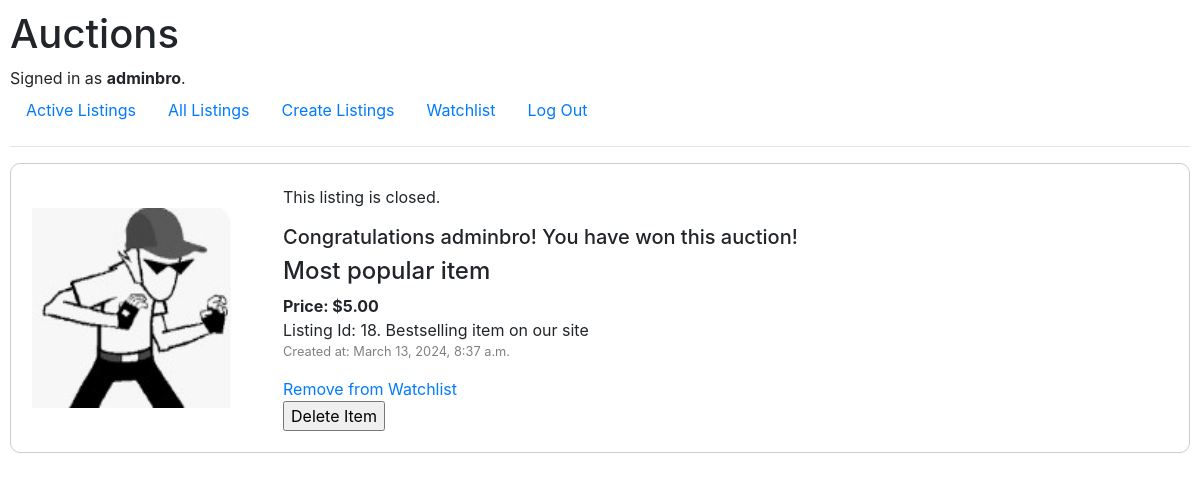
The app's page /auctions/listing/18/ (signed in) with its own data.
### auctions/models.py (models this page shows, shortened)
class User(AbstractUser):
    pass

class Listing(models.Model):
    user = models.ForeignKey(User, on_delete=models.CASCADE)
    title = models.TextField(max_length=64)
    text = models.TextField(max_length=512)
    start_bid = models.DecimalField(max_digits=10, decimal_places=2, validators=[MinValueValidator(0)])
    image = models.ImageField(upload_to='listing_images/', validators=[validate_image_size], blank=True, null=True)
    created_at = models.DateTimeField(auto_now_add=True)
    updated_at = models.DateTimeField(auto_now=True)
    current_highest_bid = models.DecimalField(max_digits=10, decimal_places=2, default=0)
    is_active = models.BooleanField(default=True)
    winner = models.ForeignKey(User, on_delete=models.SET_NULL, null=True, blank=True, related_name='won_listings')

### auctions/views.py (the view)
# urls.py: path("auctions/listing/<int:pk>/", views.listing_detail, name="listing_detail"),
def listing_detail(request, pk):
    listing = get_object_or_404(Listing, pk=pk)
    watchlist_items = Watchlist.objects.filter(user=request.user, listing=listing)
    return render(request, 'auctions/listing/listing_detail.html', {'listing': listing, 'watchlist_items': watchlist_items})

### auctions/templates/auctions/listing/listing_detail.html (shortened to what this page needs)
{% extends "auctions/layout.html" %}
{% block body %}
<div class="listing_container">
        <table>
        <td>{% if listing.image %}
                <img src="{{ listing.image.url }}" style="width: 200px; height: 200px;" alt="Listing Image" class="img-fluid"><br>
                {% endif %}
        </td>
        <td class="table_margin">
                {% if user.is_authenticated %}
                    {% if not listing.is_active %}
                        <p>This listing is closed.</p>
                        {% if user == listing.winner %}
                            <h5>Congratulations {{ listing.winner.username }}! You have won this auction!</h5>
                        {% else %}
                            <p>Sorry, you did not win this auction.</p>
                        {% endif %}
                    {% endif %}
                {% endif %}
                <h4>{{ listing.title }}</h4>
                <b>Price: ${{ listing.start_bid }}</b></br>
                Listing Id: {{ listing.id }}. {{ listing.text }}<br>
                <p class="created_at">Created at: {{ listing.created_at }}</p>
                {% if user.is_authenticated %}
                        {% if watchlist_items %}
                                <a href="{% url 'remove_from_watchlist' listing.pk %}">Remove from Watchlist</a>
                        {% else %}
                                <a href="{% url 'add_to_watchlist' listing.pk %}">Add to Watchlist</a>
                        {% endif %}
                {% endif %}
                <form method="post" action="{% url 'delete_listing' listing.pk %}">
                        <input type="submit" value="Delete Item">
                </form>
        </td>
        </table>
        </div><br>
{% endblock %}

### auctions/templates/auctions/layout.html (shortened to what this page needs)
{% load static %}
<!DOCTYPE html>
<html lang="en">
    <head>
        <link rel="stylesheet" href="https://stackpath.bootstrapcdn.com/bootstrap/4.4.1/css/bootstrap.min.css">
        <link href="{% static 'auctions/styles.css' %}" rel="stylesheet">
    </head>
    <body>
        <h1>Auctions</h1>
        <div>
            {% if user.is_authenticated %}
                Signed in as <strong>{{ user.username }}</strong>.
            {% else %}
                Not signed in.
            {% endif %}
        </div>
        <ul class="nav">
            <li class="nav-item">
                <a class="nav-link" href="{% url 'index' %}">Active Listings</a>
            </li>
            <li class="nav-item">
                <a class="nav-link" href="{% url 'all_listing' %}">All Listings</a>
            </li>
            <li class="nav-item">
                <a class="nav-link" href="{% url 'create_listing' %}">Create Listings</a>
            </li>
            {% if user.is_authenticated %}
            <li class="nav-item">
                <a class="nav-link" href="{% url 'watchlist_page' %}">Watchlist</a>
            </li>
                <li class="nav-item">
                    <a class="nav-link" href="{% url 'logout' %}">Log Out</a>
                </li>
            {% endif %}
        </ul>
        <hr>
        {% block body %}
        {% endblock %}
    </body>
</html>

### auctions/static/auctions/styles.css (style rules this page uses)
body { padding: 10px; }
.listing_container { border: 1px solid #ccc; border-radius: 10px; padding: 20px; }
.table_margin { padding-left: 50px; }
.created_at { font-size: 0.8em; color: grey; }

### records on screen
User: username "adminbro"
Listing: image (picture), winner.username "adminbro", title "Most popular item", start_bid "5.00", id "18", text "Bestselling item on our site", created_at "March 13, 2024, 8:37 a.m."
